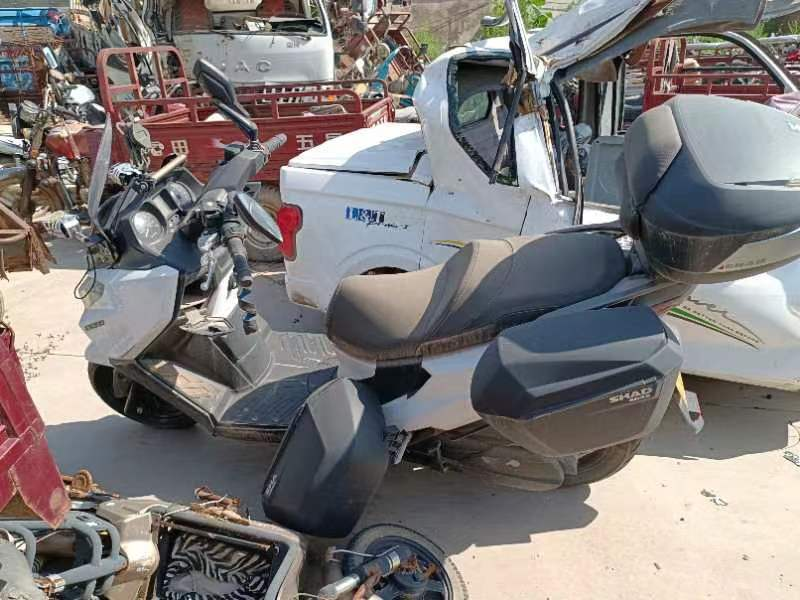
#> input picture 111.jpg, 800 x 600 px
$ python generation.py
#> lines starting #> are read from the running program, lines starting #| are printed output that depends on the picture
import cv2
import numpy as np
from PIL import Image
from ggg import generate_plate_number_funcs as gf
import ggg
from license_generation.ele_char import random_select as rs

def approve(img):
    mean = 0  # 均值
    var = 0.5  # 方差
    sigma = var**0.5
    gaussian = np.random.normal(mean, sigma, img.shape)
    gaussian = gaussian.reshape(img.shape).astype('uint8')
    noisy_img = cv2.add(img, gaussian)
    return noisy_img


def c(img):
    rows, cols = img.shape[:2]

# 设定旋转角度和缩放比例
    degree = 30  # 旋转角度
    scale = 1.0  # 缩放比例

    # 构建旋转矩阵
    M = cv2.getRotationMatrix2D((cols/2, rows/2), degree, scale)

    # 进行旋转变换
    rotated = cv2.warpAffine(img, M, (cols, rows))
    return rotated

def small(img):
    scale_ratio = 0.5

# 计算变换后的图像大小（等比例缩放）
    new_size = tuple([int(x * scale_ratio) for x in img.shape[:2]])

    # 进行缩放变换
    resized = cv2.resize(img, (new_size[1], new_size[0]))
    return resized

def type_detect(plate):
    if '警' in plate:
        return 'white'
    elif '学' in plate:
        return 'yellow'
    elif '挂' in plate:
        return ''

def a_plate():
    num = rs([a for a in len(gf)])
    fun = gf(num)
    plate = fun()


if __name__=="__main__":
    im = cv2.imread('./111.jpg')
#> im is the input picture: shape (600, 800, 3); mean B, G, R 120.4, 120.9, 125.3
    out = small(im)
#> in small, `resized = cv2.resize(img, (new_size[1], new_size[0]))`:
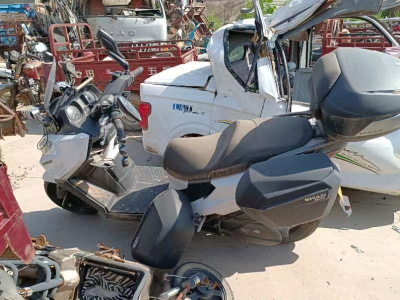
#> resized: shape (300, 400, 3); mean B, G, R 120.5, 121, 125.5
    Image.fromarray(out).show()
